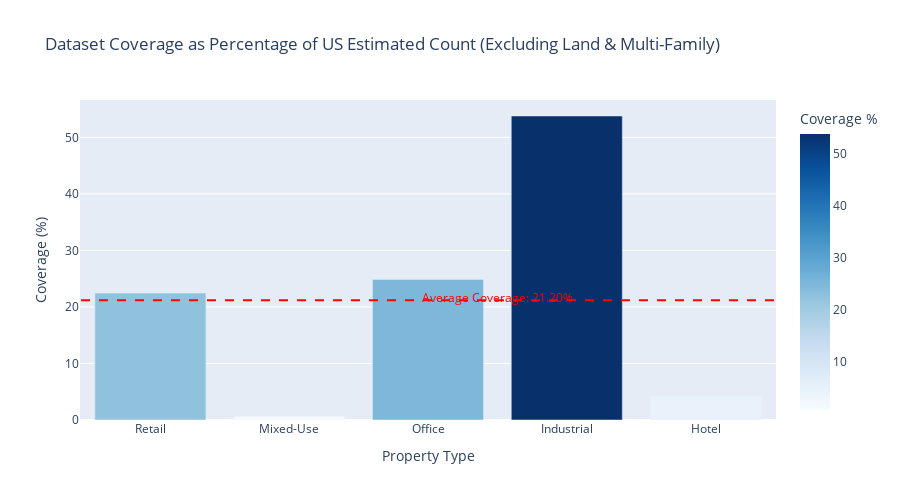

The cell this chart's notebook holds for it:
### Code cell
# Create a visualization for coverage percentage (excluding Land and Multi-Family)
fig3_filtered = px.bar(plot_df_filtered,
                       x='Category',
                       y='Coverage %',
                       title='Dataset Coverage as Percentage of US Estimated Count (Excluding Land & Multi-Family)',
                       color='Coverage %',
                       color_continuous_scale='Blues',
                       height=500)

fig3_filtered.update_layout(
    xaxis_title='Property Type',
    yaxis_title='Coverage (%)',
    font=dict(size=12)
)

# Add a horizontal line for average coverage
avg_coverage_filtered = plot_df_filtered['Coverage %'].mean()
fig3_filtered.add_shape(
    type='line',
    line=dict(dash='dash', color='red', width=2),
    y0=avg_coverage_filtered,
    y1=avg_coverage_filtered,
    x0=-0.5,
    x1=len(plot_df_filtered) - 0.5
)

fig3_filtered.add_annotation(
    text=f'Average Coverage: {avg_coverage_filtered:.2f}%',
    x=len(plot_df_filtered)/2,
    y=avg_coverage_filtered + 0.5,
    showarrow=False,
    font=dict(color='red')
)

fig3_filtered.show()

### Figure 1 — Plotly figure (JSON) as saved in the notebook; plotly's stock layout.template omitted (floating-point values rounded to 4 significant figures)
{"data": [{"alignmentgroup": "True", "hovertemplate": "Category=%{x}<br>Coverage %=%{marker.color}<extra></extra>", "legendgroup": "", "marker": {"color": [22.45, 0.6391, 24.87, 53.78, 4.252], "coloraxis": "coloraxis", "pattern": {"shape": ""}}, "name": "", "offsetgroup": "", "orientation": "v", "showlegend": false, "textposition": "auto", "type": "bar", "x": ["Retail", "Mixed-Use", "Office", "Industrial", "Hotel"], "xaxis": "x", "y": [22.45, 0.6391, 24.87, 53.78, 4.252], "yaxis": "y"}], "layout": {"annotations": [{"font": {"color": "red"}, "showarrow": false, "text": "Average Coverage: 21.20%", "x": 2.5, "y": 21.7}], "barmode": "relative", "coloraxis": {"colorbar": {"title": {"text": "Coverage %"}}, "colorscale": [[0, "rgb(247,251,255)"], [0.125, "rgb(222,235,247)"], [0.25, "rgb(198,219,239)"], [0.375, "rgb(158,202,225)"], [0.5, "rgb(107,174,214)"], [0.625, "rgb(66,146,198)"], [0.75, "rgb(33,113,181)"], [0.875, "rgb(8,81,156)"], [1, "rgb(8,48,107)"]]}, "font": {"size": 12}, "height": 500, "legend": {"tracegroupgap": 0}, "shapes": [{"line": {"color": "red", "dash": "dash", "width": 2}, "type": "line", "x0": -0.5, "x1": 4.5, "y0": 21.2, "y1": 21.2}], "title": {"text": "Dataset Coverage as Percentage of US Estimated Count (Excluding Land & Multi-Family)"}, "xaxis": {"anchor": "y", "domain": [0, 1], "title": {"text": "Property Type"}}, "yaxis": {"anchor": "x", "domain": [0, 1], "title": {"text": "Coverage (%)"}}}}
